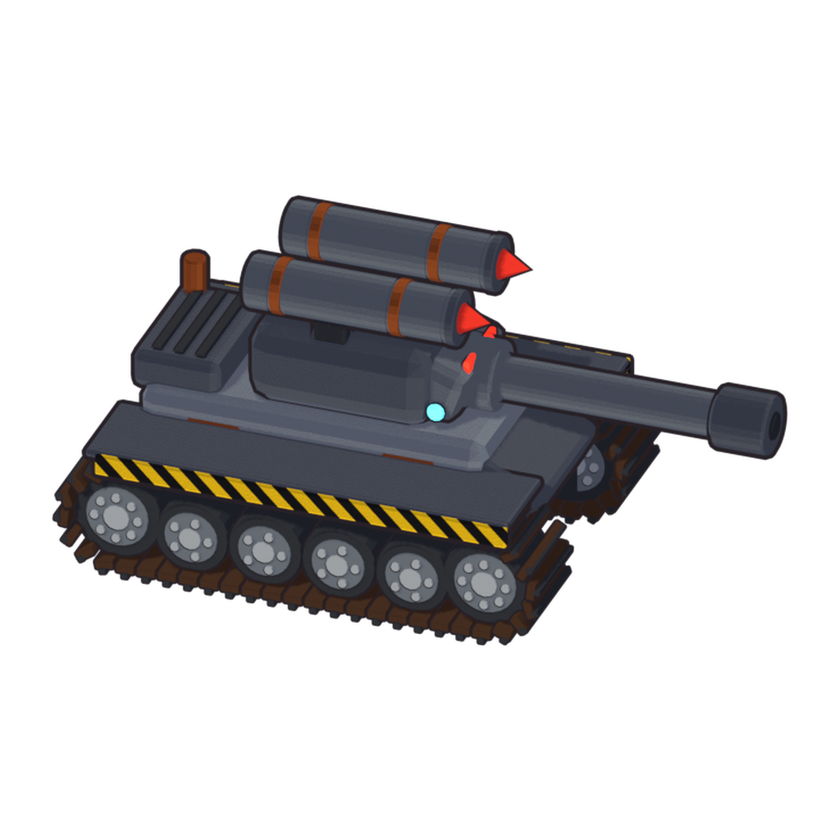
#> input picture art/blender/tank_blender_guide.png, 840 x 840 px, shrunk from 1024 x 1024 before the run
$ python -i strip_tower_ground.py   (imports and definitions only)
#> lines starting #> are read from the running program, lines starting #| are printed output that depends on the picture
#> in strip, `rgb, alpha = px[..., :3] / 255, px[..., 3]`: alpha: shape (840, 840) float32; every value is 255
"""Cuts the painted grass patch out from under tower sprites, so each tower stands straight on the map's build plot.

usage: python tools/strip_tower_ground.py <original.png> <out.png> [...pairs]
       python tools/strip_tower_ground.py --all      (art/era1/tower_originals/*.png -> public/sprites/era1/)
Run it on the original sprites with their green grass base (kept in art/era1/tower_originals/).

1. grass-green pixels become transparent (yellows such as flags and dry straw are kept)
2. only the tower itself survives: loose pebbles, tufts and the patch's outline ring are dropped
3. a soft contact shadow is painted under the tower so it sits on the ground instead of floating
The canvas size is unchanged, so the sprite's origin in src/sprites.ts still puts the tower on its plot.
"""
import sys
from pathlib import Path

import numpy as np
from PIL import Image, ImageDraw, ImageFilter
from scipy import ndimage

ROOT = Path(__file__).resolve().parent.parent
ORIGINALS = ROOT / "art" / "era1" / "tower_originals"
OUT = ROOT / "public" / "sprites" / "era1"
SHADOW = (24, 14, 30)
# lowest grass hue per sprite; the default keeps yellows (flags), the hellfire bombard has dry yellow straw to remove
GRASS_HUE_MIN = {"tower_bombard_l3.png": 50}


def hue_sat(rgb):
    r, g, b = rgb[..., 0], rgb[..., 1], rgb[..., 2]
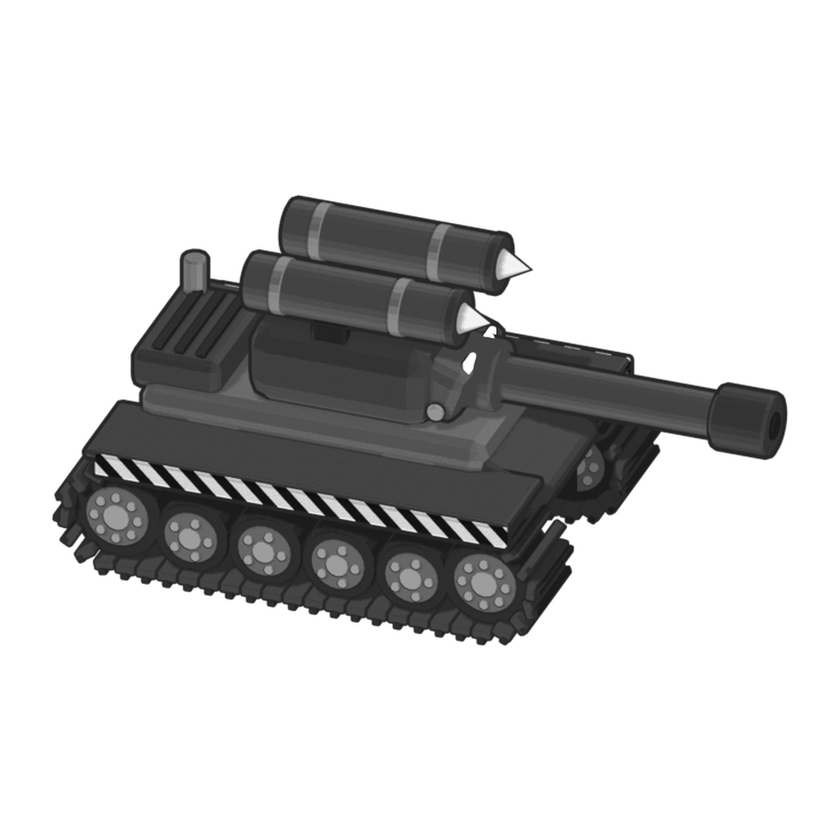
#> r: shape (840, 840) float32; min 0.0235, max 1, mean 0.809
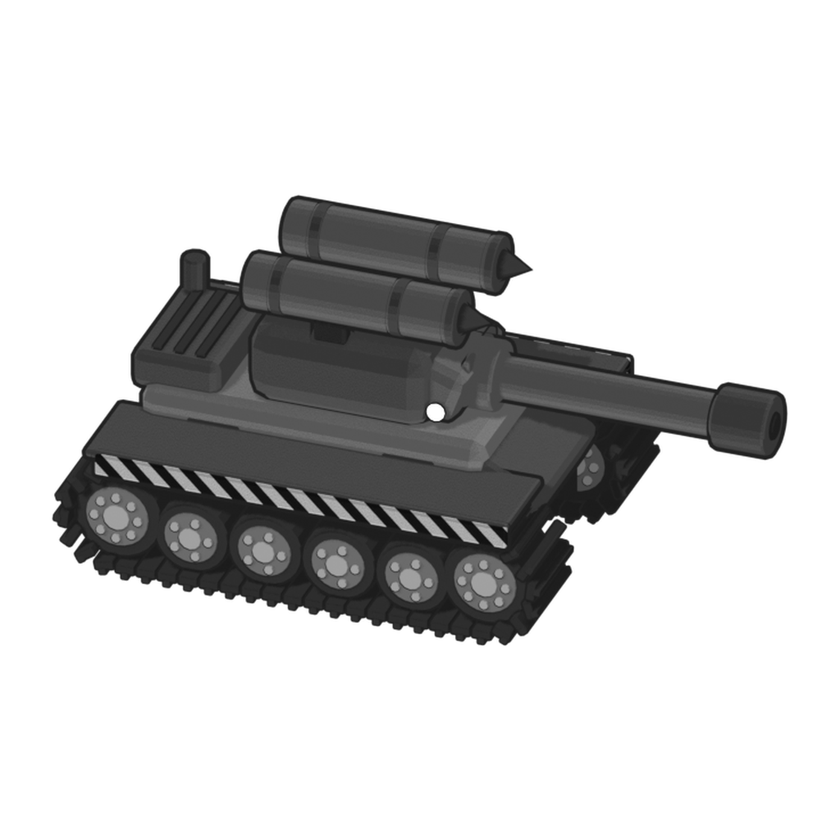
#> g: shape (840, 840) float32; min 0.0314, max 1, mean 0.806
    mx, mn = rgb.max(axis=2), rgb.min(axis=2)
    d = mx - mn + 1e-6
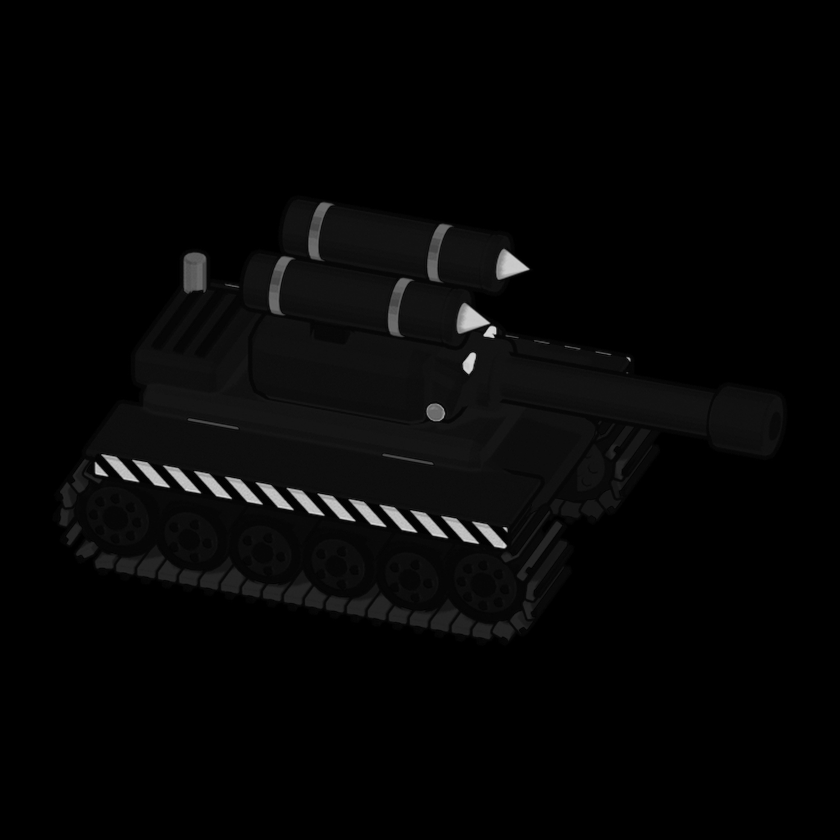
#> d: shape (840, 840) float32; min 1e-06, max 0.871, mean 0.0221
    h = np.where(mx == r, (60 * (g - b) / d) % 360, np.where(mx == g, 60 * (b - r) / d + 120, 60 * (r - g) / d + 240))
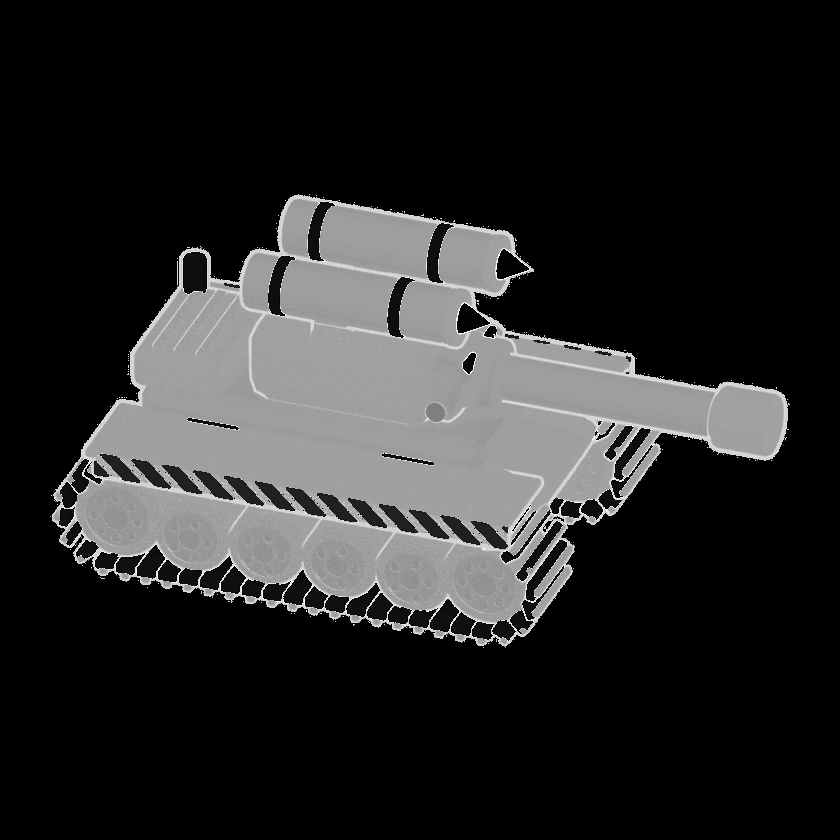
#> h: shape (840, 840) float32; min 0, max 359.5, mean 55.1; drawn with min black and max white
    return h, (mx - mn) / (mx + 1e-6)


def strip(src: Path, dst: Path):
    im = Image.open(src).convert("RGBA")
    px = np.asarray(im).astype(np.float32)
    rgb, alpha = px[..., :3] / 255, px[..., 3]
    h, s = hue_sat(rgb)
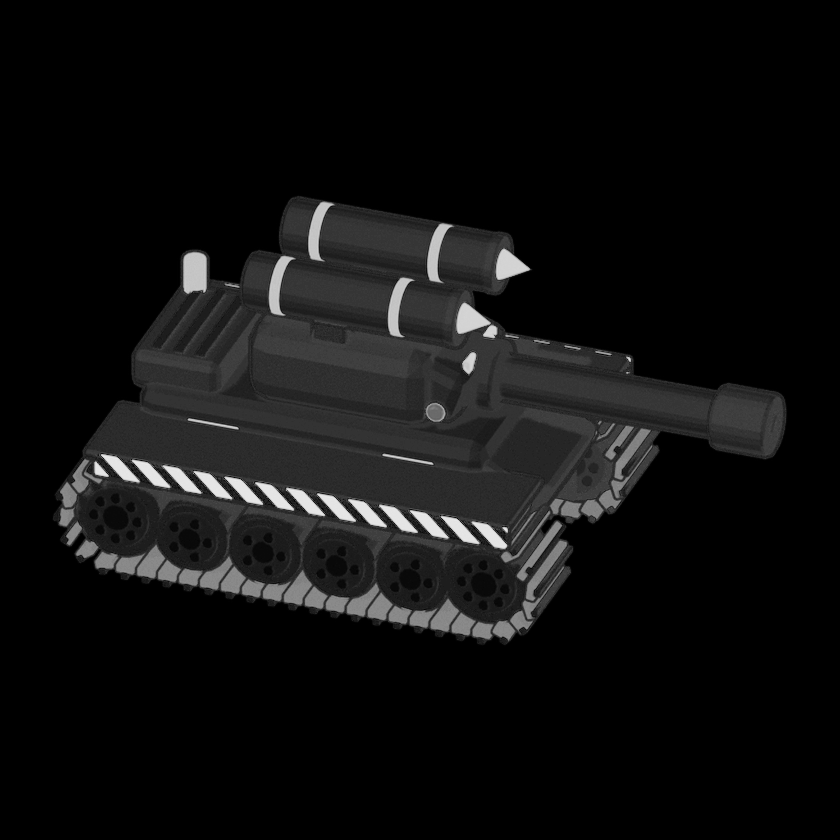
#> s: shape (840, 840) float32; min 0, max 0.918, mean 0.0613
#> (the run stopped early here; a loop or call above may not have finished)
